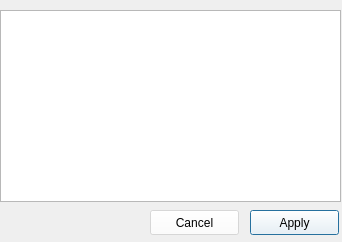
<?xml version="1.0" encoding="UTF-8"?>
<ui version="4.0">
 <class>Dialog</class>
 <widget class="QDialog" name="Dialog">
  <property name="geometry">
   <rect>
    <x>0</x>
    <y>0</y>
    <width>342</width>
    <height>242</height>
   </rect>
  </property>
  <property name="windowTitle">
   <string>Dialog</string>
  </property>
  <widget class="QTextEdit" name="textEdit">
   <property name="geometry">
    <rect>
     <x>0</x>
     <y>10</y>
     <width>341</width>
     <height>192</height>
    </rect>
   </property>
   <property name="autoFillBackground">
    <bool>false</bool>
   </property>
  </widget>
  <widget class="QPushButton" name="applyButton">
   <property name="geometry">
    <rect>
     <x>250</x>
     <y>210</y>
     <width>89</width>
     <height>25</height>
    </rect>
   </property>
   <property name="styleSheet">
    <string notr="true">
background-color: rgb(255, 255, 255, 50%);</string>
   </property>
   <property name="text">
    <string>Apply</string>
   </property>
  </widget>
  <widget class="QPushButton" name="cancelButton">
   <property name="geometry">
    <rect>
     <x>150</x>
     <y>210</y>
     <width>89</width>
     <height>25</height>
    </rect>
   </property>
   <property name="styleSheet">
    <string notr="true">
background-color: rgb(255, 255, 255, 50%);</string>
   </property>
   <property name="text">
    <string>Cancel</string>
   </property>
  </widget>
 </widget>
 <tabstops>
  <tabstop>textEdit</tabstop>
  <tabstop>cancelButton</tabstop>
  <tabstop>applyButton</tabstop>
 </tabstops>
 <resources/>
 <connections>
  <connection>
   <sender>applyButton</sender>
   <signal>clicked()</signal>
   <receiver>Dialog</receiver>
   <slot>apply_slot()</slot>
   <hints>
    <hint type="sourcelabel">
     <x>294</x>
     <y>222</y>
    </hint>
    <hint type="destinationlabel">
     <x>171</x>
     <y>120</y>
    </hint>
   </hints>
  </connection>
  <connection>
   <sender>cancelButton</sender>
   <signal>clicked()</signal>
   <receiver>Dialog</receiver>
   <slot>close()</slot>
   <hints>
    <hint type="sourcelabel">
     <x>194</x>
     <y>222</y>
    </hint>
    <hint type="destinationlabel">
     <x>171</x>
     <y>120</y>
    </hint>
   </hints>
  </connection>
 </connections>
 <slots>
  <slot>cancel_slot()</slot>
  <slot>apply_slot()</slot>
 </slots>
</ui>
